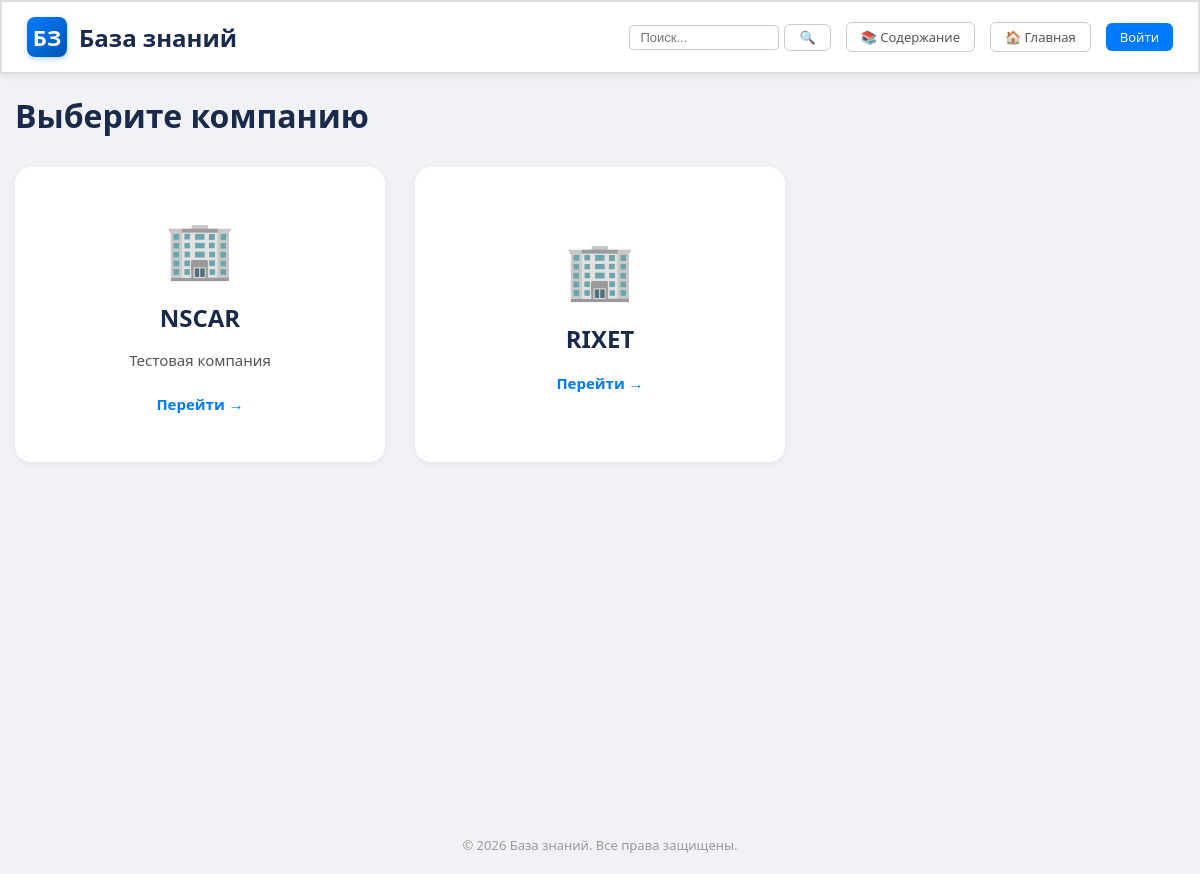
The page / on the database its author committed.
### tables this page shows
CREATE TABLE `companies` (
  `id` int(11) NOT NULL AUTO_INCREMENT,
  `name` varchar(255) NOT NULL,
  `description` text DEFAULT NULL,
  `is_public` tinyint(1) DEFAULT 0,
  `allow_editors` tinyint(1) DEFAULT 0,
  `allow_employees` tinyint(1) DEFAULT 0,
  `deleted` tinyint(1) DEFAULT 0,
  `deleted_at` datetime DEFAULT NULL,
  `logo` varchar(255) DEFAULT NULL,
  PRIMARY KEY (`id`)
);

### config.php (called while the page is built, shortened)
<?php
$site_name = 'База знаний';
?>

### index.php (the view, shortened to what this page needs)
<?php
require_once 'config.php';
include 'header.php';
$user_id = $_SESSION['user_id'] ?? 0;
$role = $_SESSION['role'] ?? 'guest';
$is_admin = ($role == 'admin');
if ($is_admin) {
    $stmt = $mysqli->prepare("SELECT * FROM companies WHERE deleted = 0 ORDER BY name");
    $stmt->execute();
    $companies = $stmt->get_result();
    $stmt->close();
} else {
    if ($user_id > 0) {
        $stmt = $mysqli->prepare("
            SELECT DISTINCT c.*
            FROM companies c
            JOIN access a ON a.company_id = c.id
            WHERE a.user_id = ? AND c.deleted = 0
            ORDER BY c.name
        ");
        $stmt->bind_param("i", $user_id);
        $stmt->execute();
        $companies = $stmt->get_result();
        $stmt->close();
    } else {
        $stmt = $mysqli->prepare("
            SELECT * FROM companies
            WHERE is_public = 1 AND deleted = 0
            ORDER BY name
        ");
        $stmt->execute();
        $companies = $stmt->get_result();
    }
}
?>
<!DOCTYPE html>
<html lang="ru">
<head>
    <link rel="stylesheet" href="style.css">
</head>
<body>
<div class="container">
    <main class="main">
        <h1 class="page-title" style="font-size:32px;">Выберите компанию</h1>
        <?php if ($companies && $companies->num_rows > 0): ?>
            <div class="company-grid">
                <?php while ($company = $companies->fetch_assoc()): ?>
                    <a href="view.php?company=<?= (int)$company['id'] ?>" class="company-card">
                        <?php
                        $logo_path = $company['logo'] ?? '';
                        $file_exists = !empty($logo_path) && file_exists(__DIR__ . $logo_path);
                        ?>
                        <div class="company-content">
                            <?php if (!$file_exists): ?>
                                <div class="company-icon">🏢</div>
                            <?php endif; ?>
                            <h2 class="company-name"><?= htmlspecialchars($company['name']) ?></h2>
                            <?php if ($company['description']): ?>
                                <p class="company-desc"><?= htmlspecialchars($company['description']) ?></p>
                            <?php endif; ?>
                            <span class="company-link">Перейти →</span>
                        </div>
                    </a>
                <?php endwhile; ?>
            </div>
        <?php endif; ?>
    </main>
    <footer class="footer">
        <p>&copy; 2026 <?= htmlspecialchars($site_name) ?>. Все права защищены.</p>
    </footer>
</div>
</body>
</html>

### style.css (style rules this page uses)
* { margin: 0; padding: 0; box-sizing: border-box; }
body { font-family: 'Segoe UI', Arial, sans-serif; background: #f0f2f5; color: #333; min-height: 100vh; }
.container { width: 100%; max-width: 100%; padding: 0 15px; margin: 0; display: flex; flex-direction: column; min-height: 100vh; }
.main { flex: 1; padding: 20px 0; width: 100%; }
.page-title { font-size: 28px; color: #1a2a4a; margin-bottom: 30px; }
.company-grid { display: grid; grid-template-columns: repeat(auto-fill, minmax(320px, 1fr)); gap: 30px; }
.company-card { position: relative; overflow: hidden; background: #ffffff; border-radius: 16px; padding: 40px 25px; box-shadow: 0 2px 8px rgba(0,0,0,0.06); text-decoration: none; color: #333; transition: all 0.3s ease; display: flex; flex-direction: column; align-items: center; text-align: center; border: 2px solid transparent; min-height: 280px; justify-content: center; }
.company-card .company-content { position: relative; z-index: 1; display: flex; flex-direction: column; align-items: center; width: 100%; }
.company-card .company-icon { font-size: 56px; margin-bottom: 12px; z-index: 1; }
.company-card .company-name { font-size: 24px; font-weight: 700; color: #1a2a4a; margin-bottom: 8px; z-index: 1; background: rgba(255,255,255,0.85); padding: 4px 16px; border-radius: 6px; }
.company-card .company-desc { color: #555; font-size: 15px; margin-bottom: 14px; flex: 1; z-index: 1; background: rgba(255,255,255,0.8); padding: 4px 14px; border-radius: 6px; max-width: 90%; }
.company-card .company-link { font-weight: 600; color: #007bff; z-index: 1; background: rgba(255,255,255,0.9); padding: 6px 18px; border-radius: 20px; font-size: 15px; transition: all 0.2s; }
.footer { text-align: center; padding: 20px 0; color: #999; font-size: 13px; margin-top: 20px; width: 100%; }

### index.php (style rules this page uses)
.company-grid { display: grid; grid-template-columns: repeat(auto-fill, minmax(320px, 1fr)); gap: 30px; }
.company-card { position: relative; overflow: hidden; background: #ffffff; border-radius: 16px; padding: 40px 25px; box-shadow: 0 2px 8px rgba(0,0,0,0.06); text-decoration: none; color: #333; transition: all 0.3s ease; display: flex; flex-direction: column; align-items: center; text-align: center; border: 2px solid transparent; min-height: 280px; justify-content: center; }
.company-card .company-content { position: relative; z-index: 1; display: flex; flex-direction: column; align-items: center; width: 100%; }
.company-card .company-icon { font-size: 56px; margin-bottom: 12px; z-index: 1; }
.company-card .company-name { font-size: 24px; font-weight: 700; color: #1a2a4a; margin-bottom: 8px; z-index: 1; background: rgba(255,255,255,0.85); padding: 4px 16px; border-radius: 6px; }
.company-card .company-desc { color: #555; font-size: 15px; margin-bottom: 14px; flex: 1; z-index: 1; background: rgba(255,255,255,0.8); padding: 4px 14px; border-radius: 6px; max-width: 90%; }
.company-card .company-link { font-weight: 600; color: #007bff; z-index: 1; background: rgba(255,255,255,0.9); padding: 6px 18px; border-radius: 20px; font-size: 15px; transition: all 0.2s; }

### rows shown on the page
companies: name "NSCAR", description "Тестовая компания"
companies: name "RIXET"

### other values the page prints
$site_title "База знаний"
$site_name "База знаний"
